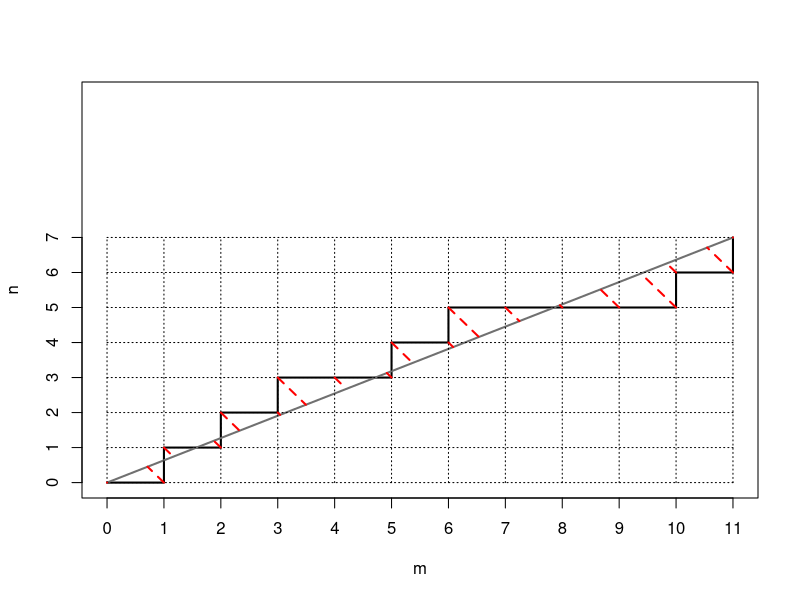

This figure's R source:
m <- 11
n <- 7

set.seed(100)

deviations <- sapply(1:1000, function(x){  
  x0 <- sample(c(rep(0, n), rep(1, m)))
  y0 <- c(0, cumsum(as.integer(!x0)))
  x0 <- c(0, cumsum(x0))
  
  deviations <- abs((x0/m) - (y0/n))
})

x0 <- sample(c(rep(0, n), rep(1, m)))
y0 <- c(0, cumsum(as.integer(!x0)))
x0 <- c(0, cumsum(x0))

a <- -n
b <- m
closest_x = (b*((b*x0) - (a*y0))) / (a^2 + b^2)
closest_y = (a*((-b*x0) + (a*y0))) / (a^2 + b^2)

plot(
  x0, y0,
  type = 'l', lwd = 2,
  xlab = 'm', ylab = 'n',
  xlim = c(0, max(m,n)), ylim = c(0, max(m, n)),
  xaxt = 'n',
  yaxt = 'n'
)
lines(c(0, m), c(0, n), lwd = 2, col = "gray44", lty = 1)

#draw the grid
segments(
  x0 = 0:m,
  y0 = 0,
  x1 = 0:m,
  y1 = n,
  lty = 3
)
segments(
  x0 = 0,
  y0 = 0:n,
  x1 = m,
  y1 = 0:n,
  lty = 3
)

#plot the deviations
segments(
  x0 = x0,
  y0 = y0,
  x1 = closest_x,
  y1 = closest_y,
  col = "red",
  lwd = 2,
  lty = 2
)
axis(1, at = 0:m)
axis(2, at = 0:n)
########################

nways.f <- function(m, n){ #recursive functions to solve the number of grid walks from a point to 0,0
  if(m == 0 & n == 0) return(1) #if m and n are both 0, we have arrived at our destination, so we have found a valid path, thus return 1
  if(m * n > 0) return(nways.f(m-1, n) + nways.f(m, n-1)) #if m nor n are 0, return the sum of ways from the point east and point north
  if(m == 0) return(nways.f(m, n-1)) #if m is 0, return the number of ways from the only accessible point (m, n-1)
  if(n == 0) return(nways.f(m-1, n)) #if n is 0, same as above, return ways from (m-1, n)
}

waysByPoint <- unlist(lapply(0:m, function(x){
  lapply(0:n, function(y){
#    waysTo <- factorial(x+y)/(factorial(x) * factorial(y))
    waysTo <- nways.f(x, y)
#    waysFrom <- factorial((n-y) + (m-x))/(factorial(n-y) * factorial(m-x))
    waysFrom <- nways.f(m-x, n-y)
    totalWays <- waysTo * waysFrom
    dev <- abs((x/m) - (y/n))
    return(totalWays)
  })
}))

devsByPoint <- unlist(lapply(0:m, function(x){
  lapply(0:n, function(y){
    deviation <- abs((x/m) - (y/n))
    return(deviation)
  })
}))

#inverse.rle will create a vector with each value of devsByPoint repeated waysByPoint-times (for the corresponding value in waysByPoint)
allPossibleDevs <- inverse.rle(list(values = devsByPoint, lengths = waysByPoint))

#what is the mean and sd of entire set of deviations?
paste("mean: ", mean(allPossibleDevs))
paste("sd: ", sd(allPossibleDevs))

#what is the conditional probability that D is greater than 0.6 given that it is greater than 0.2?
devsOver0.2 <- allPossibleDevs[allPossibleDevs > 0.2]
length(devsOver0.2[devsOver0.2 > 0.6]) / length(devsOver0.2)


    

